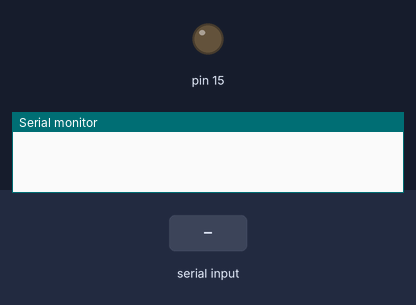
Simulated run of this sketch. Board: Arduino Uno, built with avr-gcc and run on an emulated ATmega328P. Shown: output pins drawn as LEDs (lit = HIGH), the last lines printed to the serial monitor. The test bench sets the inputs (shaded band).

Above: at 1.2 s.
1.3 s: "LED" received over the second serial link
3.8 s: "led" received over the second serial link
At 5.9 s:
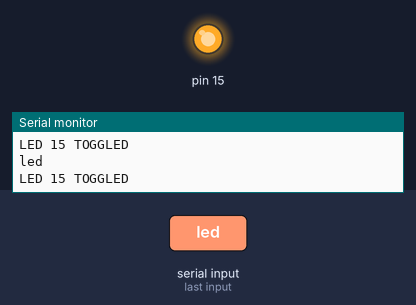
6.2 s: "1" received over the second serial link
Timing chart, 0 to 9.2 s (numbered marks = the images above; inputs shaded):
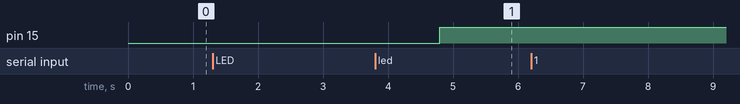

The sketch:

ESP8266_Reyax_BT.ino
```cpp
#include <SoftwareSerial.h>
#define rx 5                                          //BT TX
#define tx 4                                          //BT RX
String incomingString;
SoftwareSerial myserial(rx, tx);

void setup() {
  Serial.begin(115200);
  myserial.begin(9600);

  pinMode(15, OUTPUT);
}

// the loop function runs over and over again forever
void loop() {

   if (myserial.available()){
        incomingString = myserial.readString();
        Serial.println(incomingString);
        if(incomingString=="LED"||incomingString=="led"){
          static int blink;
          digitalWrite(15, blink);
          blink = ~blink;
          Serial.println("LED 15 TOGGLED");
        }
    }
}
```

Measured:
- after the input at 3.8 s, pin 15: LOW → HIGH after 1.0 s
